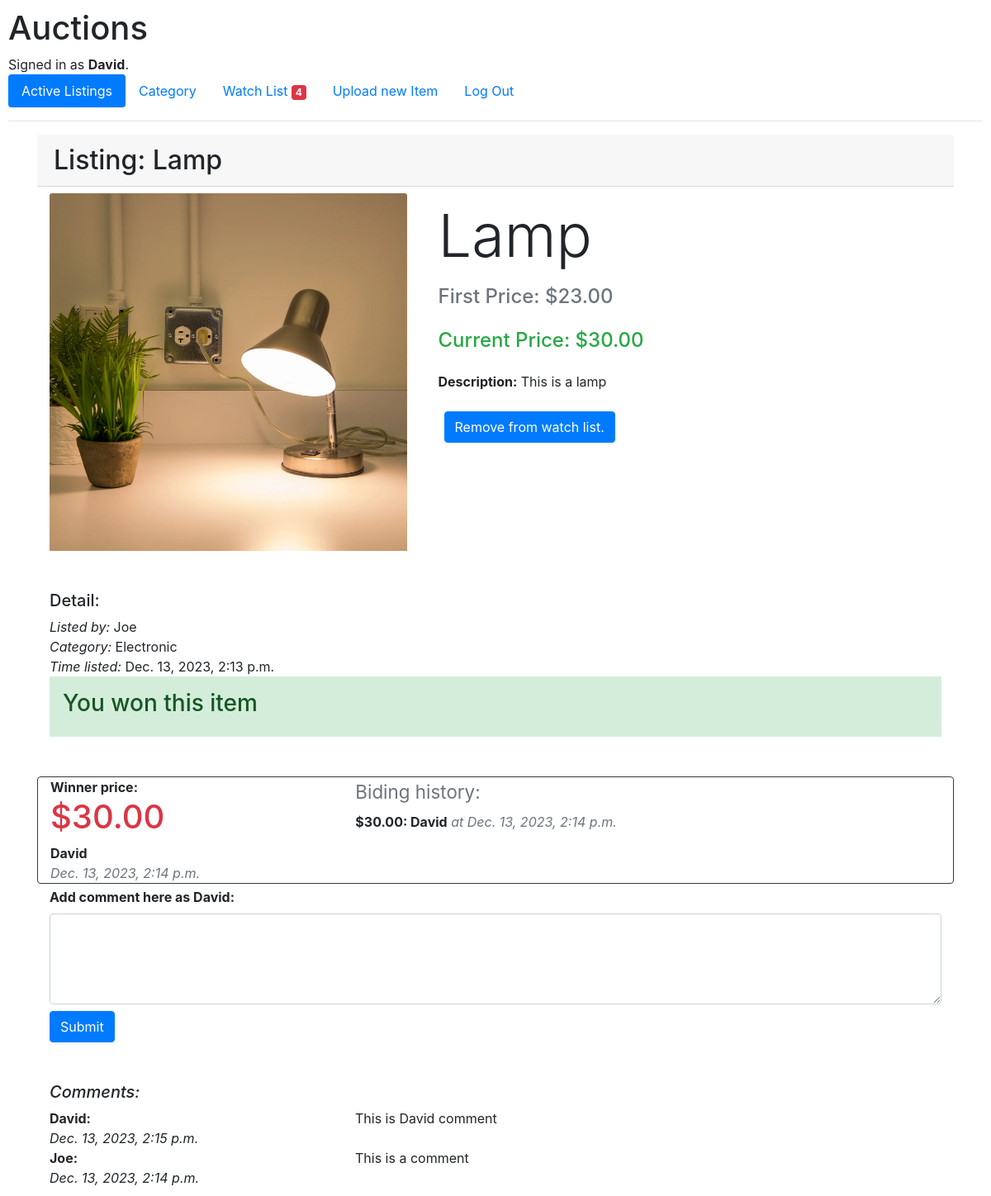
Screenshot of /itemListing/37 (signed in) with the database file from the repository.
### auctions/models.py (models this page shows, shortened)
class User(AbstractUser):
    pass

class Item(models.Model):
    name = models.CharField(max_length=128)
    description = models.TextField(blank=True)
    category = models.CharField(
        max_length=2,
        choices= CATEGORIES_CHOICE,
        default=""
    )
    first_price = models.DecimalField(max_digits=8, decimal_places=2)
    date = models.DateTimeField(auto_now_add=True)
    image = models.ImageField(upload_to="auctions/static/images", null=True, blank=True)
    user_id = models.ForeignKey(User, on_delete=models.CASCADE,related_name="itemsListed")
    bided = models.BooleanField(default=False)
    @property
    def get_image_url(self):
        if not self.image:
            return ""
        return self.image.url

class Bid(models.Model):
    item_id = models.ForeignKey(Item, on_delete=models.CASCADE, related_name="itemBids")
    user_id = models.ForeignKey(User, on_delete=models.CASCADE, related_name="userBids")
    price = models.DecimalField(max_digits=8, decimal_places=2)
    time = models.DateTimeField(auto_now_add=True)

class Comment(models.Model):
    item_id = models.ForeignKey(Item, on_delete=models.CASCADE, related_name="itemComts")
    user_id = models.ForeignKey(User, on_delete=models.CASCADE, related_name="userComts")
    content = models.TextField(blank=True)
    time = models.DateTimeField(auto_now_add=True)

### auctions/views.py (the view)
# urls.py: path("itemListing/<int:item_id>", views.itemListing, name="itemListing"),
def itemListing(request, item_id):
    try:
        item = Item.objects.get(pk=item_id)
        bids = Bid.objects.filter(item_id=item_id).order_by('-price')
        comment = Comment.objects.filter(item_id=item_id).order_by('-time')
        add = True
        watch = []
        if request.user.is_authenticated:
            watch = WatchList.objects.all().filter(item_id=item_id).filter(user_id=request.user)
        if len(watch) == 0:
            add = True
        else:
            add = False
        return render(request, "auctions/item.html", {
            "item": item,
            "add": add,
            "bidUsers": bids,
            "comments": comment,
            "watchlist": get_watch_list(request),
        })
    except Item.DoesNotExist:
        raise Http404("Item does not exist.")

### auctions/views.py (called while the page is built)
@login_required
def get_watch_list(request):
    itemsWatch = WatchList.objects.all().filter(user_id=request.user)
    return itemsWatch

### auctions/templates/auctions/item.html (shortened to what this page needs)
{% extends "auctions/layout.html" %}
{% load humanize %}
{% block body %}
    <div class="container">
        <h2 class="card-header">Listing: {{ item.name }}</h2>
        <div class="container mt-2">
            <div class="row">
                <div class="col-md-5">
                    <img class="card-img-top" src="{{ item.get_image_url }}">
                </div>
                <div class="col-md-7">
                    <div class="d-flex flex-column mb-3">
                        <div class="p-2 display-3">{{ item.name }}</div>
                        <div class="p-2 h4 text-secondary">First Price: ${{ item.first_price | intcomma }}</div>
                        {% if bidUsers %}
                            <div class="p-2 h4 text-success">Current Price: ${{ bidUsers.0.price | intcomma }}</div>
                        {% endif %}
                        <div class="p-2 card-body"><strong>Description:</strong> {{ item.description }}</div>
                    </div>
                    {% if user.is_authenticated %}
                        <div class="container">
                            {% if add is True %}
                            <form action="{% url 'addWatchList' item.id %}" method="post">
                                {% csrf_token %}
                                <button type="submit" class="btn btn-primary">Add to watch list.</button>
                            </form>
                            {% else %}
                            <form action="{% url 'deleteWatchList' item.id %}" method="post">
                                <button type="submit" class="btn btn-primary">Remove from watch list.</button>
                            </form>
                            {% endif %}
                        </div>
                    {% endif %}
                </div>
            </div>
        </div>
        <div class="container mt-5">
            <h5>Detail:</h5>
            <div>
                <div><em>Listed by:</em> {{ item.user_id }}</div>
                <div><em>Category:</em> {{ item.get_category_display }}</div>
                <div><em>Time listed:</em> {{ item.date }}</div>
            </div>
        </div>
            <div class="container">
                {% if item.bided is True %}
                    {% if request.user == bidUsers.0.user_id %}
                        <div class=".alert alert-success p-3">
                            <h3>You won this item</h3>
                        </div>
                    {% else %}
                        <div class=".alert alert-success p-3">
                            <h3>{{ bidUsers.0.user_id }} won this item</h3>
                        </div>
                    {% endif %}
                {% endif %}
            </div>
            <div class="container mt-5 border border-dark rounded">
                <div class="row">
                    <div class="col-md-4">
                        {% if bidUsers %}
                            {% if item.bided is True %}
                                <div><strong>Winner price:</strong></div>
                            {% elif bidUsers.0.user_id == request.user %}
                                <div><strong>You are holding the top price:</strong></div>
                                {{ break }}
                            {% else %}
                                <div><strong>Current bid:</strong></div>
                            {% endif %}
                            <h1 id="min_price" class="text-danger">${{ bidUsers.0.price | intcomma }}</h1>
                            <div><strong>{{ bidUsers.0.user_id }}</strong></div>
                            <div><em class="text-muted">{{ bidUsers.0.time }}</em></div>
                        {% else %}
                            <div><strong>First price:</strong></div>
                            <h1 id="min_price" class="text-danger">${{ item.first_price | intcomma }}</h1>
                            <div><strong>{{ item.user_id }}</strong></div>
                            <div><em class="text-muted">{{ item.date }}</em></div>
                        {% endif %}
                    </div>
                    <div class="col-md-8">
                        <h3><small class="text-muted">Biding history:</small></h3>
                        {% for user in bidUsers %}
                            <div><strong>${{ user.price | intcomma }}: {{ user.user_id }}</strong><em class="text-muted"> at {{ user.time }}</em></div>
                        {% empty %}
                            <div>No bid yet.</div>
                        {% endfor %}
                    </div>
                </div>
            </div>
        {% if user.is_authenticated %}
            <div class="container mt-1">
                <form action="{% url 'comment' item.id %}" method="post">
                    <div data-mdb-input-init class="form-outline mb-4">
                        <label class="form-label" for="form6Example7"><strong>Add comment here as {{ request.user }}:</strong></label>
                        <textarea name="content" class="form-control" id="form6Example7" rows="4"></textarea>
                        <button type="submit" class="btn btn-primary mt-2" for="typeNumber" value={{ item.id}}>Submit</button>
                    </div>
                </form>
            </div>
        {% endif %}
        <div class="container mt-5">
            <h5><em>Comments:</em></h5>
            {% for comment in comments %}
                <div class="row">
                    <div class="col-md-4">
                        <div><strong>{{ comment.user_id }}:</strong></div>
                        <div><em>{{ comment.time }}</em></div>
                    </div>
                    <div class="col-md-8">
                        <div>{{ comment.content }}</div>
                    </div>
                </div>
            {% empty %}
            <div class="container">
                <h5>There is no comment.</h5>
            </div>
            {% endfor %}
        </div>
    </div>
{% endblock %}

### auctions/templates/auctions/layout.html (shortened to what this page needs)
{% load static %}
{% load humanize %}
<!DOCTYPE html>
<html lang="en">
    <head>
        <link rel="stylesheet" href="https://stackpath.bootstrapcdn.com/bootstrap/4.4.1/css/bootstrap.min.css">
        <link href="{% static 'auctions/styles.css' %}" rel="stylesheet">
    </head>
    <body>
        <h1>Auctions</h1>
        <div>
            {% if user.is_authenticated %}
                Signed in as <strong>{{ user.username }}</strong>.
            {% else %}
                Not signed in.
            {% endif %}
        </div>
        <ul class="nav nav-pills">
            <li class="nav-item">
                <a class="nav-link" href="{% url 'index' %}" id="index">Active Listings</a>
            </li>
            <li class="nav-item">
                <a class="nav-link" href="{% url 'categoryView' %}" id="category">Category</a>
            </li>
            {% if user.is_authenticated %}
                <li class="nav-item">
                    <a class="nav-link" href="{% url 'watchList' %}" id="watchlist">
                        Watch List
                        {% if watchlist %}
                        <span class="badge badge-danger ms-2">{{ watchlist | length }}</span>
                        {% endif %}
                    </a>
                </li>
                <li class="nav-item">
                    <a class="nav-link" href="{% url 'uploadItem' %}" id="upload">Upload new Item</a>
                </li>
                <li class="nav-item">
                    <a class="nav-link" href="{% url 'logout' %}">Log Out</a>
                </li>
            {% endif %}
        </ul>
        <hr>
        {% block body %}
        {% endblock %}
    </body>
</html>

### auctions/static/auctions/styles.css (style rules this page uses)
body { padding: 10px; }

### rows the page displays
User: username "David", user "David"
Item: name "Lamp", get_image_url (picture), first_price "23.00", description "This is a lamp", user_id "Joe", category "Electronic", date "Dec. 13, 2023, 2:13 p.m."
Bid: price "30.00", user_id.username "David", time "Dec. 13, 2023, 2:14 p.m.", user_id "David"
Comment: user_id "David", time "Dec. 13, 2023, 2:15 p.m.", content "This is David comment"
Comment: user_id "Joe", time "Dec. 13, 2023, 2:14 p.m.", content "This is a comment"

### other values shown
{{ watchlist | length }} "4"
